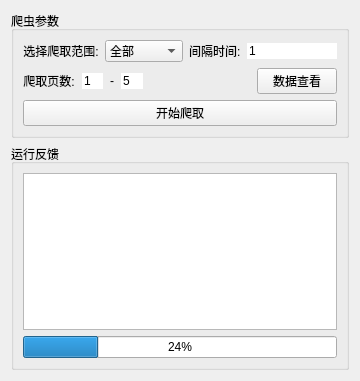
<?xml version="1.0" encoding="UTF-8"?>
<ui version="4.0">
 <class>Form</class>
 <widget class="QWidget" name="Form">
  <property name="windowModality">
   <enum>Qt::NonModal</enum>
  </property>
  <property name="enabled">
   <bool>true</bool>
  </property>
  <property name="geometry">
   <rect>
    <x>0</x>
    <y>0</y>
    <width>360</width>
    <height>381</height>
   </rect>
  </property>
  <property name="minimumSize">
   <size>
    <width>360</width>
    <height>380</height>
   </size>
  </property>
  <property name="maximumSize">
   <size>
    <width>16777215</width>
    <height>16777215</height>
   </size>
  </property>
  <property name="windowTitle">
   <string>宝贝回家数据爬取</string>
  </property>
  <layout class="QVBoxLayout" name="verticalLayout">
   <item>
    <widget class="QGroupBox" name="groupBox">
     <property name="minimumSize">
      <size>
       <width>0</width>
       <height>0</height>
      </size>
     </property>
     <property name="styleSheet">
      <string notr="true">text-align: center</string>
     </property>
     <property name="title">
      <string>爬虫参数</string>
     </property>
     <layout class="QVBoxLayout" name="verticalLayout_3">
      <item>
       <layout class="QHBoxLayout" name="horizontalLayout_2">
        <item>
         <widget class="QLabel" name="label_5">
          <property name="styleSheet">
           <string notr="true"/>
          </property>
          <property name="text">
           <string>选择爬取范围:</string>
          </property>
          <property name="alignment">
           <set>Qt::AlignCenter</set>
          </property>
         </widget>
        </item>
        <item>
         <widget class="QComboBox" name="comboBox">
          <item>
           <property name="text">
            <string>全部</string>
           </property>
          </item>
          <item>
           <property name="text">
            <string>家寻宝贝</string>
           </property>
          </item>
          <item>
           <property name="text">
            <string>宝贝寻家</string>
           </property>
          </item>
          <item>
           <property name="text">
            <string>流浪乞讨</string>
           </property>
          </item>
          <item>
           <property name="text">
            <string>其他寻人</string>
           </property>
          </item>
          <item>
           <property name="text">
            <string>海外寻亲</string>
           </property>
          </item>
          <item>
           <property name="text">
            <string>烈士寻根</string>
           </property>
          </item>
         </widget>
        </item>
        <item>
         <widget class="QLabel" name="label_2">
          <property name="text">
           <string>间隔时间:</string>
          </property>
         </widget>
        </item>
        <item>
         <widget class="QLineEdit" name="lineEdit_4">
          <property name="toolTip">
           <string>单位:秒每页</string>
          </property>
          <property name="text">
           <string>1</string>
          </property>
          <property name="frame">
           <bool>false</bool>
          </property>
          <property name="cursorPosition">
           <number>1</number>
          </property>
          <property name="dragEnabled">
           <bool>false</bool>
          </property>
          <property name="readOnly">
           <bool>false</bool>
          </property>
         </widget>
        </item>
       </layout>
      </item>
      <item>
       <layout class="QHBoxLayout" name="horizontalLayout_3" stretch="0,1,0,1,5,0">
        <property name="spacing">
         <number>7</number>
        </property>
        <property name="sizeConstraint">
         <enum>QLayout::SetNoConstraint</enum>
        </property>
        <item>
         <widget class="QLabel" name="label_3">
          <property name="styleSheet">
           <string notr="true"/>
          </property>
          <property name="text">
           <string>爬取页数:</string>
          </property>
          <property name="alignment">
           <set>Qt::AlignCenter</set>
          </property>
         </widget>
        </item>
        <item>
         <widget class="QLineEdit" name="lineEdit_2">
          <property name="toolTip">
           <string>开始页</string>
          </property>
          <property name="text">
           <string>1</string>
          </property>
          <property name="frame">
           <bool>false</bool>
          </property>
          <property name="dragEnabled">
           <bool>false</bool>
          </property>
          <property name="readOnly">
           <bool>false</bool>
          </property>
         </widget>
        </item>
        <item>
         <widget class="QLabel" name="label_4">
          <property name="text">
           <string>-</string>
          </property>
         </widget>
        </item>
        <item>
         <widget class="QLineEdit" name="lineEdit_3">
          <property name="toolTip">
           <string>结束页</string>
          </property>
          <property name="text">
           <string>5</string>
          </property>
          <property name="frame">
           <bool>false</bool>
          </property>
         </widget>
        </item>
        <item>
         <spacer name="horizontalSpacer">
          <property name="orientation">
           <enum>Qt::Horizontal</enum>
          </property>
          <property name="sizeHint" stdset="0">
           <size>
            <width>40</width>
            <height>20</height>
           </size>
          </property>
         </spacer>
        </item>
        <item>
         <widget class="QPushButton" name="pushButton">
          <property name="toolTip">
           <string>在新窗口中打开数据库</string>
          </property>
          <property name="text">
           <string>数据查看</string>
          </property>
         </widget>
        </item>
       </layout>
      </item>
      <item>
       <widget class="QPushButton" name="pushButton_2">
        <property name="text">
         <string>开始爬取</string>
        </property>
       </widget>
      </item>
     </layout>
    </widget>
   </item>
   <item>
    <widget class="QGroupBox" name="groupBox_2">
     <property name="minimumSize">
      <size>
       <width>0</width>
       <height>0</height>
      </size>
     </property>
     <property name="title">
      <string>运行反馈</string>
     </property>
     <layout class="QVBoxLayout" name="verticalLayout_2">
      <item>
       <widget class="QTextBrowser" name="textBrowser">
        <property name="toolTip">
         <string>运行反馈</string>
        </property>
       </widget>
      </item>
      <item>
       <widget class="QProgressBar" name="progressBar">
        <property name="value">
         <number>24</number>
        </property>
       </widget>
      </item>
     </layout>
    </widget>
   </item>
  </layout>
 </widget>
 <resources/>
 <connections/>
</ui>
